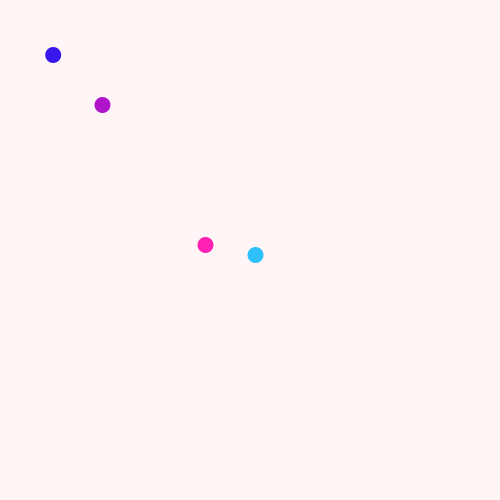
Frame 1 (no input)
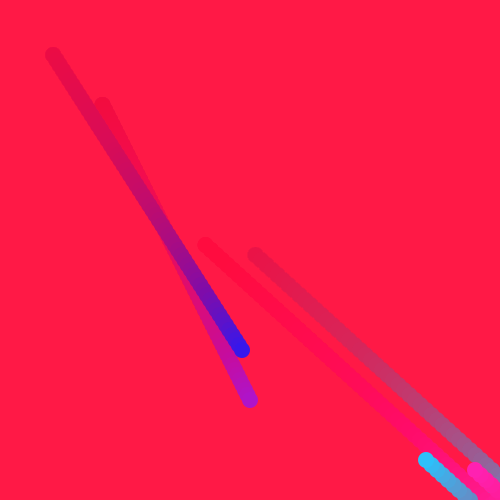
Frame 60 (the mouse pressed at the canvas centre just before this capture)
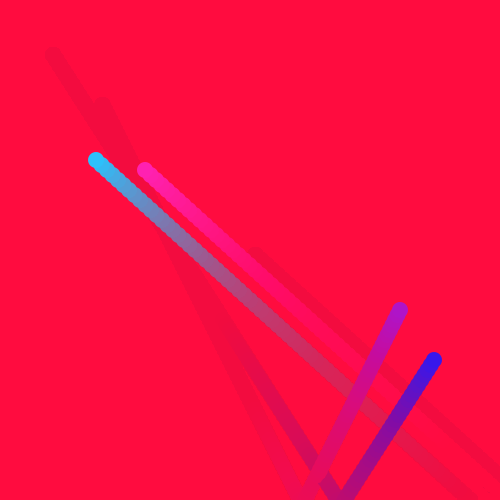
Frame 120 (the mouse held since frame 60 and released just before this capture)

The Processing sketch that drew these frames (run headless with seeded random() and noise(); from frame 60 on, the mouse is pressed at the canvas centre):

// Processing sketch: processing_133308
// ── processing_133308.pde

// Instead of a bunch of floats, we now just have two PVector variables.
PVector location, locationTwo, locationThree, locationFour;
PVector velocity, velocityTwo, velocityThree, velocityFour;

void setup() {
  size(500,500);
  smooth();
  background(255);
  location = new PVector(100,100);
  velocity = new PVector(2.5,5);
  locationTwo = new PVector(50,50);
  velocityTwo = new PVector(3.2,5);
  locationThree = new PVector(250,250);
  velocityThree = new PVector(5.5,5);
  locationFour = new PVector(200,240);
  velocityFour = new PVector(5.5,5);
}

void draw() {
  noStroke();
  fill(255,5,60,10);
  rect(0,0,width,height);
  
  // Add the current speed to the location.
  location.add(velocity);
  locationTwo.add(velocityTwo);
  locationThree.add(velocityThree);
  locationFour.add(velocityFour);

  // We still sometimes need to refer to the individual components of a PVector 
  // and can do so using the dot syntax (location.x, velocity.y, etc.)
  if ((location.x > width) || (location.x < 0)) {
    velocity.x = velocity.x * -1;
  }
  if ((location.y > height) || (location.y < 0)) {
    velocity.y = velocity.y * -1;
  }
  
  if ((locationTwo.x > width) || (locationTwo.x < 0)) {
    velocityTwo.x = velocityTwo.x * -1;
  }
  if ((locationTwo.y > height) || (locationTwo.y < 0)) {
    velocityTwo.y = velocityTwo.y* -1;
  }
  
  if ((locationThree.x > width) || (locationThree.x < 0)) {
    velocityThree.x = velocityThree.x * -1;
  }
  if ((locationThree.y > height) || (locationThree.y < 0)) {
    velocityThree.y = velocityThree.y* -1;
  }
  
   if ((locationFour.x > width) || (locationFour.x < 0)) {
    velocityFour.x = velocityFour.x * -1;
  }
  if ((locationFour.y > height) || (locationFour.y < 0)) {
    velocityFour.y = velocityFour.y* -1;
  }
   

  // Display circle at x location
  noStroke();
  fill(175,20,200);
  ellipse(location.x,location.y,16,16);
  fill(55,23,235);
  ellipse(locationTwo.x,locationTwo.y,16,16);
  fill(45,192,250);
  ellipse(locationThree.x,locationThree.y,16,16);
  fill(255,33,177);
  ellipse(locationFour.x,locationFour.y,16,16);
  
 
}
